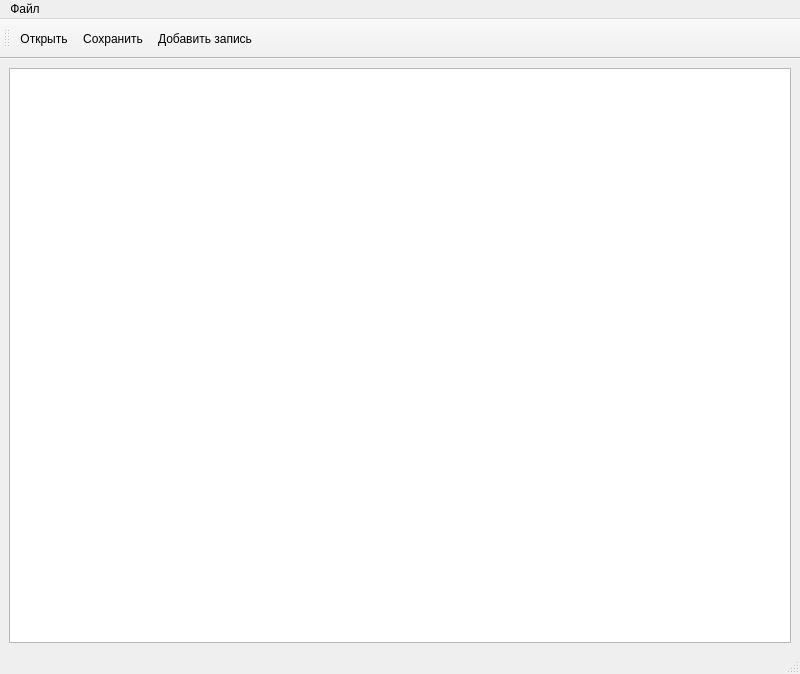
<?xml version="1.0" encoding="UTF-8"?>
<ui version="4.0">
 <class>MainWindow</class>
 <widget class="QMainWindow" name="MainWindow">
  <property name="geometry">
   <rect>
    <x>0</x>
    <y>0</y>
    <width>800</width>
    <height>674</height>
   </rect>
  </property>
  <property name="windowTitle">
   <string>MainWindow</string>
  </property>
  <widget class="QWidget" name="centralwidget">
   <layout class="QVBoxLayout" name="verticalLayout_2">
    <item>
     <widget class="QTableView" name="tableView">
      <property name="sizePolicy">
       <sizepolicy hsizetype="MinimumExpanding" vsizetype="MinimumExpanding">
        <horstretch>0</horstretch>
        <verstretch>0</verstretch>
       </sizepolicy>
      </property>
     </widget>
    </item>
   </layout>
  </widget>
  <widget class="QStatusBar" name="statusbar"/>
  <widget class="QToolBar" name="toolBar">
   <property name="minimumSize">
    <size>
     <width>40</width>
     <height>40</height>
    </size>
   </property>
   <property name="windowTitle">
    <string>main</string>
   </property>
   <property name="allowedAreas">
    <set>Qt::BottomToolBarArea|Qt::TopToolBarArea</set>
   </property>
   <attribute name="toolBarArea">
    <enum>TopToolBarArea</enum>
   </attribute>
   <attribute name="toolBarBreak">
    <bool>true</bool>
   </attribute>
   <addaction name="openFile"/>
   <addaction name="saveFile"/>
   <addaction name="addRecord"/>
  </widget>
  <widget class="QMenuBar" name="menubar">
   <property name="geometry">
    <rect>
     <x>0</x>
     <y>0</y>
     <width>800</width>
     <height>20</height>
    </rect>
   </property>
   <widget class="QMenu" name="menu">
    <property name="title">
     <string>Файл</string>
    </property>
    <addaction name="openFile"/>
    <addaction name="saveFile"/>
    <addaction name="saveFileAs"/>
    <addaction name="separator"/>
    <addaction name="separator"/>
    <addaction name="actionExit"/>
   </widget>
   <addaction name="menu"/>
  </widget>
  <action name="openFile">
   <property name="icon">
    <iconset>
     <normaloff>../../GMkDocs/images/open.png</normaloff>../../GMkDocs/images/open.png</iconset>
   </property>
   <property name="text">
    <string>Открыть</string>
   </property>
  </action>
  <action name="saveFile">
   <property name="icon">
    <iconset>
     <normaloff>../../GMkDocs/images/save.png</normaloff>../../GMkDocs/images/save.png</iconset>
   </property>
   <property name="text">
    <string>Сохранить</string>
   </property>
  </action>
  <action name="saveFileAs">
   <property name="text">
    <string>Сохранить как</string>
   </property>
  </action>
  <action name="actionExit">
   <property name="text">
    <string>Выйти</string>
   </property>
  </action>
  <action name="addRecord">
   <property name="icon">
    <iconset>
     <normaloff>../../GMkDocs/images/table.jpg</normaloff>../../GMkDocs/images/table.jpg</iconset>
   </property>
   <property name="text">
    <string>Добавить запись</string>
   </property>
  </action>
 </widget>
 <resources>
  <include location="resources.qrc"/>
 </resources>
 <connections/>
</ui>
